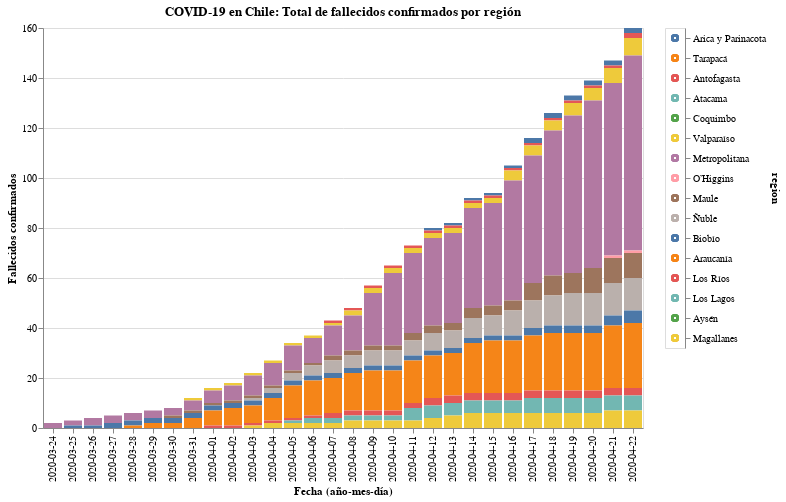

Notebook source saved alongside this figure:
### Code cell
#hide_input
selection = alt.selection_multi(fields=['region'], on='mouseover')

color = alt.condition(selection,
                      alt.Color('region:N', sort=regiones, legend=None),
                      alt.value('lightgray'))

bars = alt.Chart(new_data).mark_bar().encode(
    x=alt.X('date:O', axis=alt.Axis(title='Fecha (año-mes-día)')),
    y=alt.Y('fallecidos', axis=alt.Axis(title='Fallecidos confirmados')),
    color=color,
#     color=alt.Color('region:N', sort=regiones),
#     color=alt.condition(selection, 'region:N', sort=regiones, alt.value('lightgray')),
    order=alt.Order(
    # Sort the segments of the bars by this field
    'codigo region',
    sort='descending'
    )
    ).properties(
    title='COVID-19 en Chile: Total de fallecidos confirmados por región'
).add_selection(selection)


legend = alt.Chart(new_data).mark_point().encode(
    y=alt.Y('region:N', axis=alt.Axis(orient='right'), sort=regiones),
    color=color
).add_selection(
    selection
)

# text = bars.mark_text(
#     align='left',
#     baseline='middle',
#     dx=3  # Nudges text to right so it doesn't appear on top of the bar
# ).encode(
#     text='sum(pacientes):Q'
# )

# bars.configure_title(
#     fontSize=20,
#     font='Courier',
#     anchor='start',
#     color='gray'
# )

bars.properties(width=600, height=400) | legend

### Figure 1 — Vega-Lite specification as saved in the notebook (floating-point values rounded to 4 significant figures; data arrays with more than 128 entries replaced by an {"elided": "..."} marker saying what was removed)
{"config": {"view": {"continuousWidth": 400, "continuousHeight": 300}}, "hconcat": [{"mark": "bar", "encoding": {"color": {"condition": {"type": "nominal", "field": "region", "legend": null, "sort": ["Arica y Parinacota", "Tarapacá", "Antofagasta", "Atacama", "Coquimbo", "Valparaíso", "Metropolitana", "O’Higgins", "Maule", "Ñuble", "Biobío", "Araucanía", "Los Ríos", "Los Lagos", "Aysén", "Magallanes"], "selection": "selector002"}, "value": "lightgray"}, "order": {"type": "quantitative", "field": "codigo region", "sort": "descending"}, "x": {"type": "ordinal", "axis": {"title": "Fecha (año-mes-día)"}, "field": "date"}, "y": {"type": "quantitative", "axis": {"title": "Fallecidos confirmados"}, "field": "fallecidos"}}, "height": 400, "selection": {"selector002": {"type": "multi", "fields": ["region"], "on": "mouseover"}}, "title": "COVID-19 en Chile: Total de fallecidos confirmados por región", "width": 600}, {"mark": "point", "encoding": {"color": {"condition": {"type": "nominal", "field": "region", "legend": null, "sort": ["Arica y Parinacota", "Tarapacá", "Antofagasta", "Atacama", "Coquimbo", "Valparaíso", "Metropolitana", "O’Higgins", "Maule", "Ñuble", "Biobío", "Araucanía", "Los Ríos", "Los Lagos", "Aysén", "Magallanes"], "selection": "selector002"}, "value": "lightgray"}, "y": {"type": "nominal", "axis": {"orient": "right"}, "field": "region", "sort": ["Arica y Parinacota", "Tarapacá", "Antofagasta", "Atacama", "Coquimbo", "Valparaíso", "Metropolitana", "O’Higgins", "Maule", "Ñuble", "Biobío", "Araucanía", "Los Ríos", "Los Lagos", "Aysén", "Magallanes"]}}, "selection": {"selector002": {"type": "multi", "fields": ["region"], "on": "mouseover"}}}], "data": {"name": "data-6d9f9586307d536b62303eee6233e3e4"}, "$schema": "https://vega.github.io/schema/vega-lite/v4.8.1.json", "datasets": {"data-6d9f9586307d536b62303eee6233e3e4": {"elided": "480 records"}}}
